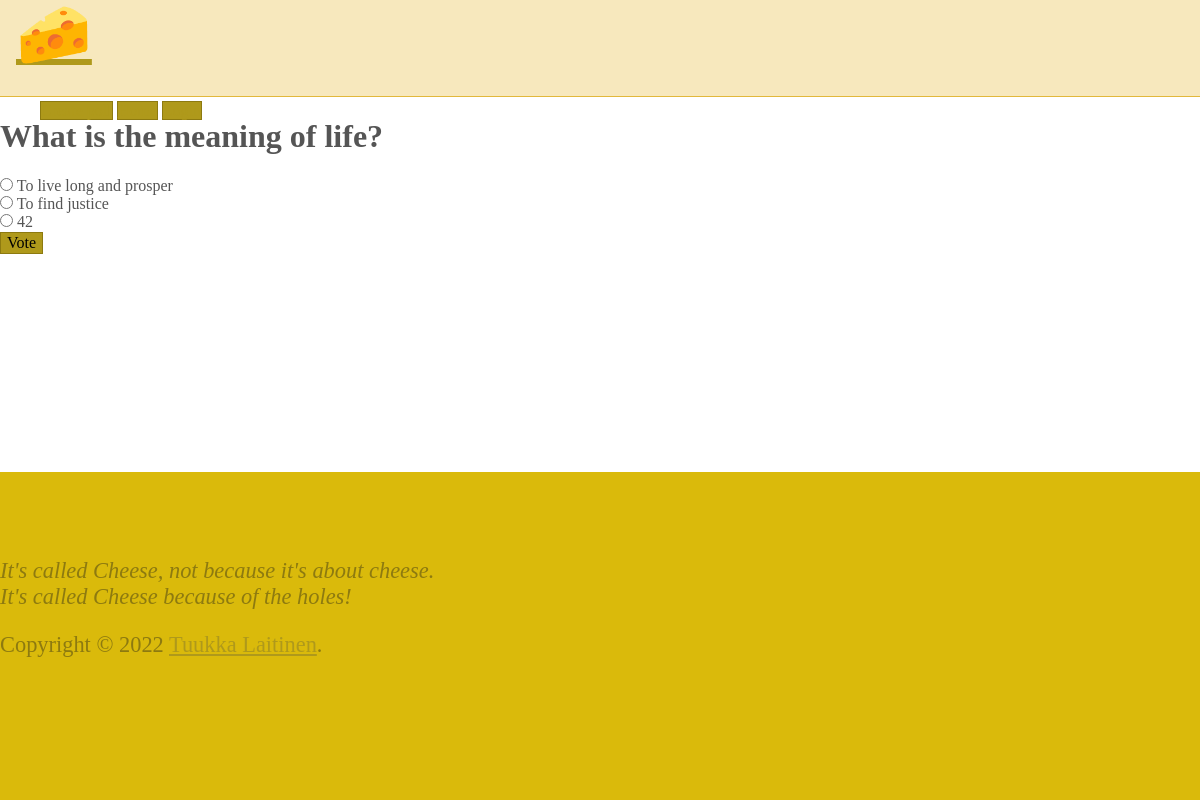
Page /2/ on the committed database.
### polls/models.py (models this page shows, shortened)
class Question(models.Model):
	question_text = models.CharField(max_length=200)
	pub_date = models.DateTimeField('date published')
	owner = models.ForeignKey(User, on_delete=models.CASCADE)
	def __str__(self) -> str:
		return self.question_text

class Choice(models.Model):
	question = models.ForeignKey(Question, on_delete=models.CASCADE)
	choice_text = models.CharField(max_length=200)
	votes = models.IntegerField(default=0)
	def __str__(self) -> str:
		return self.choice_text

### polls/views.py (the view)
# urls.py: path('<int:question_id>/', views.detail, name='detail'),
def detail(request, question_id):
	print('DETAIL')
	question = get_object_or_404(Question, pk=question_id)
	choices = Choice.objects.filter(question__pk=question_id)
	print(question)
	print(choices)
	print(Vote.objects.filter(choice__in=choices))
	if len(Vote.objects.filter(voter=request.user.id,choice__in=choices)) > 0:
		return results(request, question_id)
	return render(request, 'polls/detail.html', {'question': question})

### polls/models.py (called while the page is built)
	def __str__(self) -> str:
		return f'{self.voter} voted for {self.choice}'

### polls/templates/polls/detail.html (shortened to what this page needs)
{% extends 'base.html' %}
{% block content %}
<form action="{% url 'polls:vote' question.id %}" method="GET">
    <h1>{{ question }}</h1>
    {% for choice in question.choice_set.all %}
    <input type="radio" id="{{ choice.id }}" value="{{ choice.id }}" name="choice" />
    <label class="label-inline" for="{{ choice.id }}">{{ choice.choice_text }}</label>
    <br />
    {% endfor %}
    <input type="submit" value="Vote" />
</form>
{% endblock %}

### polls/static/polls/style.css (style rules this page uses)
body { color: #555; position: relative; min-height: 100vh; }
body::after { content: ''; display: block; height: 200px; }
.button, button, input[type="button"], input[type="reset"], input[type="submit"] { background-color: #af991b; border: 0.1rem solid #8d7a10; }
.label-inline { cursor: pointer; }

### rows in the picture
Question: question_text "What is the meaning of life?"
Choice: choice_text "To live long and prosper"
Choice: choice_text "To find justice"
Choice: choice_text "42"
